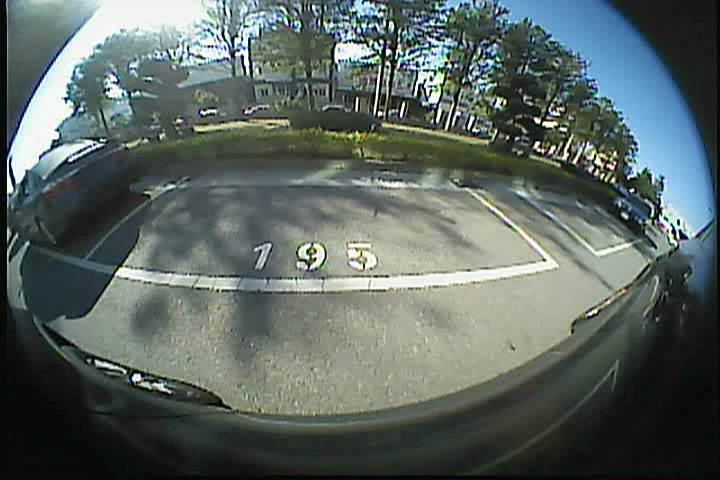
%> input picture data/input_4.png, 720 x 480 px
$ octave real_image_3.m   (GNU Octave 9; MATLAB toolbox functions it lacks are replaced by stand-ins)
%> lines starting %> are read from the running program, lines starting %| are printed output that depends on the picture; in (x1, y1, x2, y2) boxes, pixels count from 0 and x2, y2 are one past the last pixel; in counts of white or black regions, pixels touching at a corner belong together; the program's own positions count from 1
%******************************************************************************
% This programe is implemented via MATLAB 2018b.                             *
% Author :  Ping Wang                                                        *
% Contact:  pingwangsky@163.com                                              *
% License:  Copyright (c) 2022 Ping Wang, All rights reserved.               *
% Address:  College of Electrical and Information Engineering,               *
%           Lanzhou University of Technology                                 *
% My site:  https://sites.google.com/view/ping-wang-homepage                 *
%*****************************************************************************/
close all;
clc;
clear;
addpath data;
addpath Methods;

Img=imread('input_4.png');
%> Img is the input picture: size 480x720x3 uint8; mean R, G, B 91.7, 102.8, 98.7

figure(1);
hold on;
imshow(Img)

Img1=rgb2gray(Img);
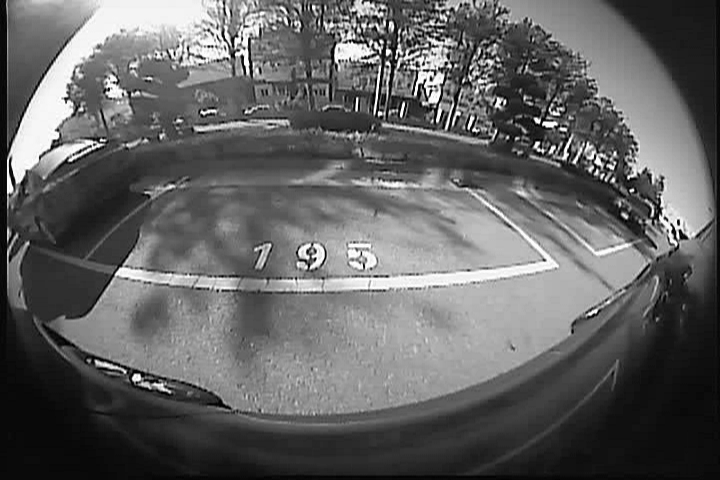
%> Img1: size 480x720 uint8; min 0, max 254, mean 99
contour=edge(Img1,'Canny'); %canny边缘检测
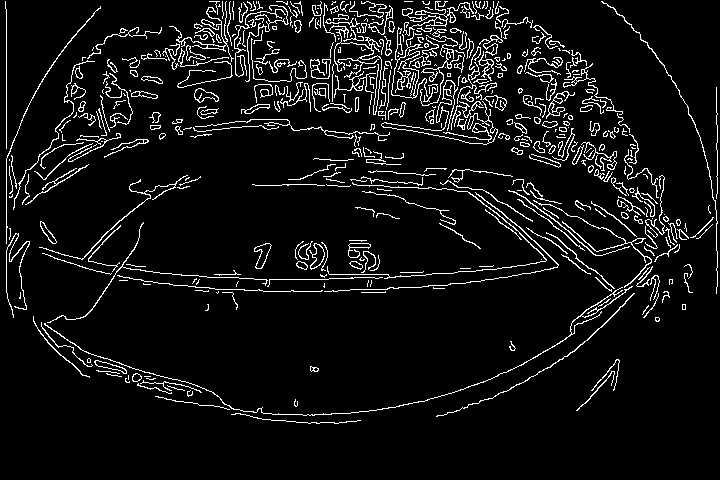
%> contour: size 480x720 logical; 6.9% white in thin lines or dots, all inside (x1, y1, x2, y2) = (5, 1, 718, 424)

figure(2);
imshow(contour,'Border','tight');
hold on;

% 获取联通轮廓
[B,L]=bwboundaries(contour,'noholes');
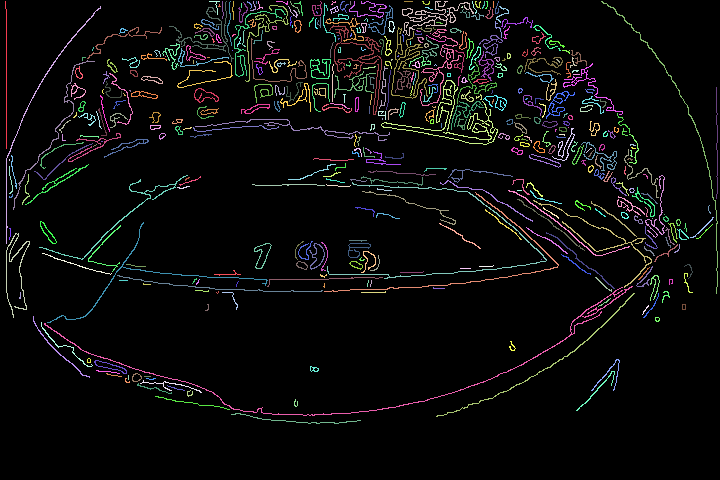
%> L: size 480x720 double; 474 distinct labels, from 0 to 473; one colour per label, 0 black
%> B = 473 boundaries; largest, box (x1, y1, x2, y2) and points: (44, 286, 633, 416) 1420, (381, 80, 498, 145) 1063, (327, 182, 547, 279) 856, (329, 25, 382, 115) 773, (324, 192, 559, 292) 638

% 边缘长度小于200的过滤掉
j=1;
for k=1:length(B)
    if length(B{k})>200
%> (the run ends here)

$ run again, with data/input_0.png copied over data/input_4.png
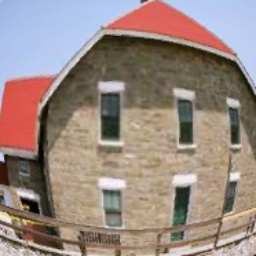
%> input picture data/input_0.png, 256 x 256 px
%> Img is the input picture: size 256x256x3 uint8; mean R, G, B 152.9, 136.4, 128.6
%> `contour=edge(Img1,'Canny');`:
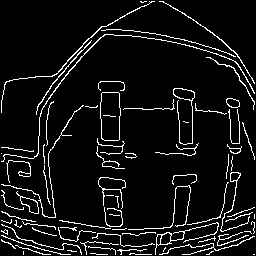
%> contour: size 256x256 logical; 7.3% white in thin lines or dots
%> `[B,L]=bwboundaries(contour,'noholes');`:
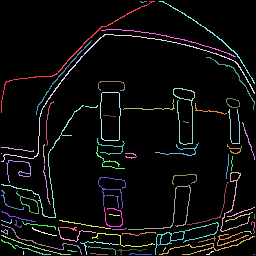
%> L: size 256x256 double; 80 distinct labels, from 0 to 79; one colour per label, 0 black
%> B = 79 boundaries; largest, box (x1, y1, x2, y2) and points: (1, 34, 255, 162) 652, (1, 105, 84, 218) 392, (1, 1, 155, 113) 367, (128, 185, 191, 230) 286, (155, 222, 219, 255) 277

$ run again, with data/input_1.png copied over data/input_4.png
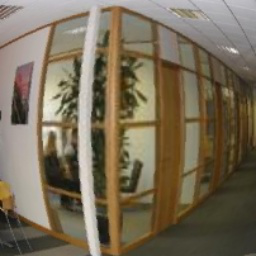
%> input picture data/input_1.png, 256 x 256 px
%> Img is the input picture: size 256x256x3 uint8; mean R, G, B 120.9, 109.2, 88.2
%> `contour=edge(Img1,'Canny');`:
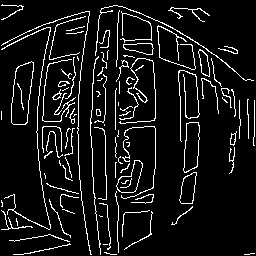
%> contour: size 256x256 logical; 8.4% white in thin lines or dots
%> `[B,L]=bwboundaries(contour,'noholes');`:
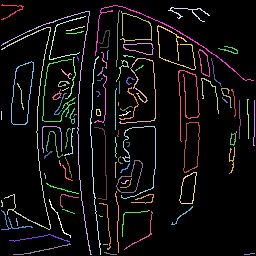
%> L: size 256x256 double; 101 distinct labels, from 0 to 100; one colour per label, 0 black
%> B = 100 boundaries; largest, box (x1, y1, x2, y2) and points: (1, 11, 92, 255) 663, (1, 27, 51, 230) 643, (95, 5, 254, 81) 420, (90, 56, 101, 255) 397, (178, 70, 200, 142) 365

$ run again, with data/input_3.png copied over data/input_4.png
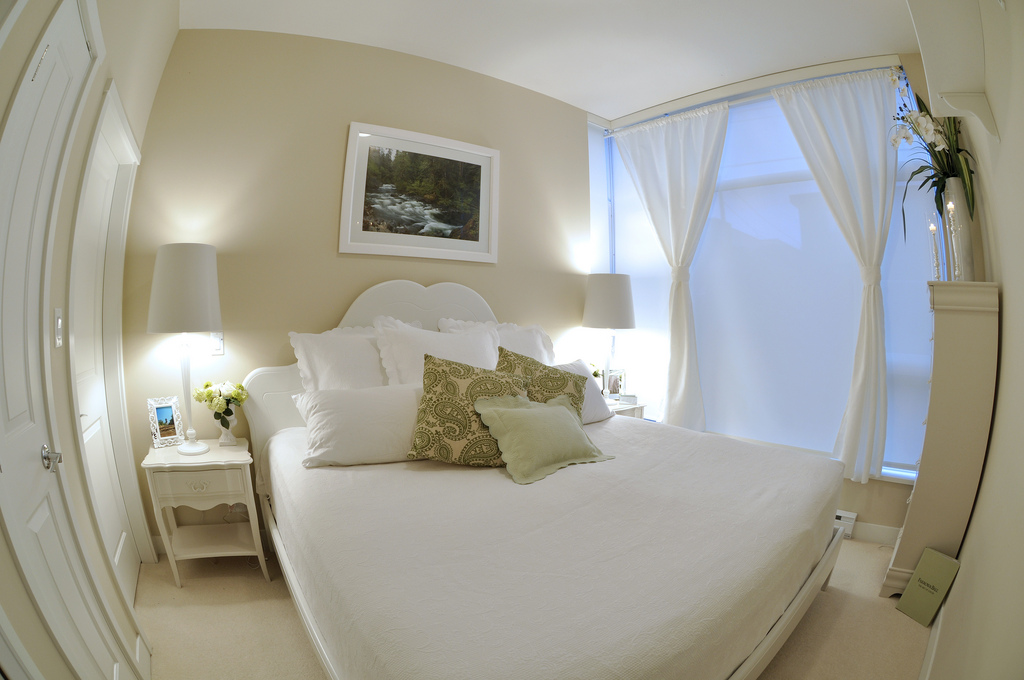
%> input picture data/input_3.png, 1024 x 680 px
%> Img is the input picture: size 680x1024x3 uint8; mean R, G, B 163, 161.1, 150.1
%> `contour=edge(Img1,'Canny');`:
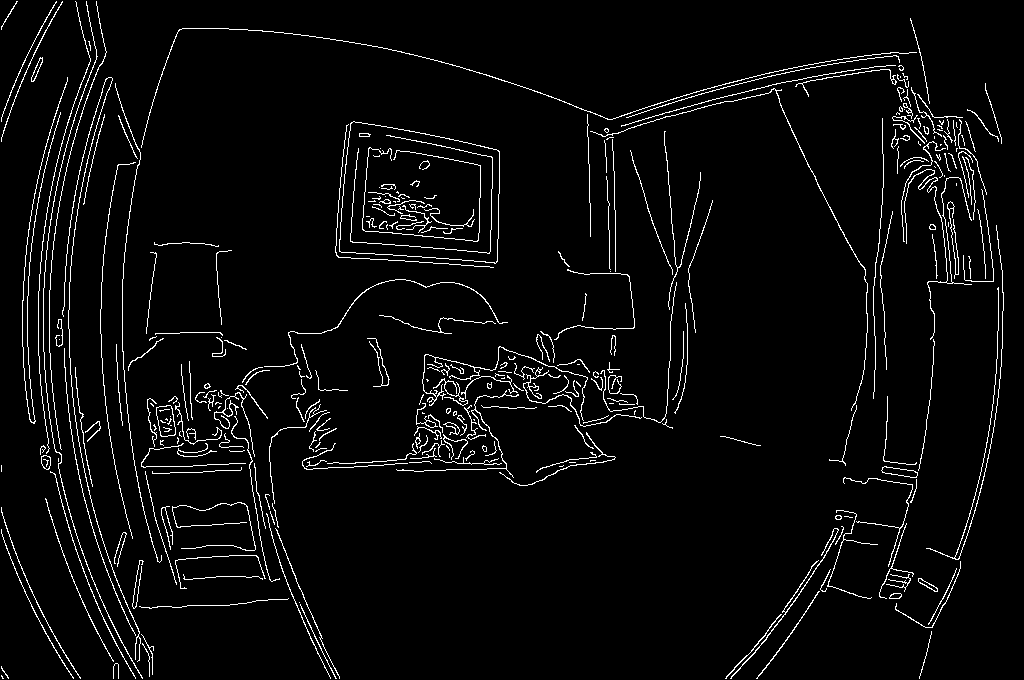
%> contour: size 680x1024 logical; 4% white in thin lines or dots
%> `[B,L]=bwboundaries(contour,'noholes');`:
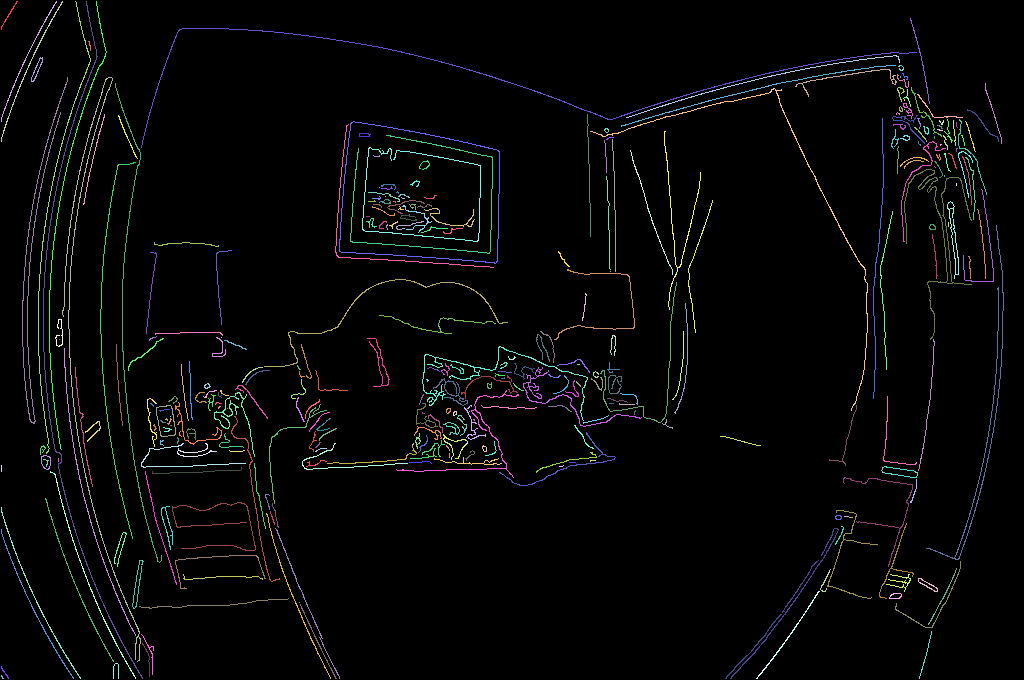
%> L: size 680x1024 double; 329 distinct labels, from 0 to 328; one colour per label, 0 black
%> B = 328 boundaries; largest, box (x1, y1, x2, y2) and points: (141, 28, 917, 148) 1710, (62, 77, 141, 662) 1701, (43, 1, 143, 679) 1361, (22, 77, 68, 424) 1316, (926, 225, 1004, 560) 1272
